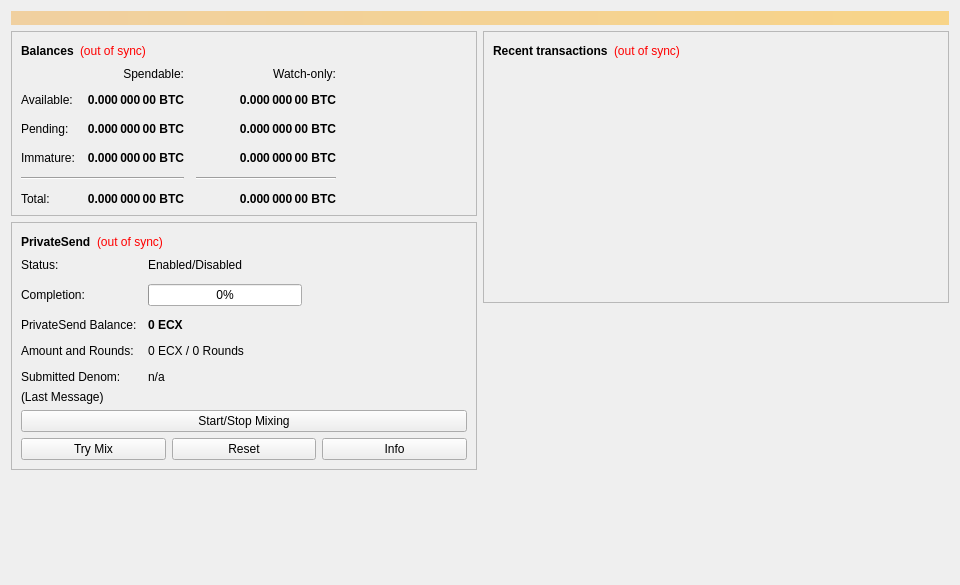
<?xml version="1.0" encoding="UTF-8"?>
<ui version="4.0">
 <class>OverviewPage</class>
 <widget class="QWidget" name="OverviewPage">
  <property name="geometry">
   <rect>
    <x>0</x>
    <y>0</y>
    <width>960</width>
    <height>585</height>
   </rect>
  </property>
  <property name="minimumSize">
   <size>
    <width>960</width>
    <height>0</height>
   </size>
  </property>
  <property name="windowTitle">
   <string>Form</string>
  </property>
  <layout class="QVBoxLayout" name="topLayout">
   <item>
    <widget class="QLabel" name="labelAlerts">
     <property name="visible">
      <bool>false</bool>
     </property>
     <property name="styleSheet">
      <string notr="true">QLabel { background-color: qlineargradient(x1: 0, y1: 0, x2: 1, y2: 0, stop:0 #F0D0A0, stop:1 #F8D488); color:#000000; }</string>
     </property>
     <property name="wordWrap">
      <bool>true</bool>
     </property>
     <property name="margin">
      <number>3</number>
     </property>
     <property name="textInteractionFlags">
      <set>Qt::TextSelectableByMouse</set>
     </property>
    </widget>
   </item>
   <item>
    <layout class="QHBoxLayout" name="horizontalLayout" stretch="1,1">
     <item>
      <layout class="QVBoxLayout" name="verticalLayout_2">
       <item>
        <widget class="QFrame" name="frame">
         <property name="frameShape">
          <enum>QFrame::StyledPanel</enum>
         </property>
         <property name="frameShadow">
          <enum>QFrame::Raised</enum>
         </property>
         <layout class="QVBoxLayout" name="verticalLayout_4">
          <item>
           <layout class="QHBoxLayout" name="horizontalLayout_4">
            <item>
             <widget class="QLabel" name="label_5">
              <property name="font">
               <font>
                <weight>75</weight>
                <bold>true</bold>
               </font>
              </property>
              <property name="text">
               <string>Balances</string>
              </property>
             </widget>
            </item>
            <item>
             <widget class="QLabel" name="labelWalletStatus">
              <property name="toolTip">
               <string>The displayed information may be out of date. Your wallet automatically synchronizes with the Eclipsim network after a connection is established, but this process has not completed yet.</string>
              </property>
              <property name="styleSheet">
               <string notr="true">QLabel { color: red; }</string>
              </property>
              <property name="text">
               <string notr="true">(out of sync)</string>
              </property>
              <property name="alignment">
               <set>Qt::AlignLeading|Qt::AlignLeft|Qt::AlignVCenter</set>
              </property>
             </widget>
            </item>
            <item>
             <spacer name="horizontalSpacer_3">
              <property name="orientation">
               <enum>Qt::Horizontal</enum>
              </property>
              <property name="sizeHint" stdset="0">
               <size>
                <width>40</width>
                <height>20</height>
               </size>
              </property>
             </spacer>
            </item>
           </layout>
          </item>
          <item>
           <layout class="QGridLayout" name="gridLayout">
            <property name="spacing">
             <number>12</number>
            </property>
            <item row="2" column="2">
             <widget class="QLabel" name="labelWatchPending">
              <property name="font">
               <font>
                <weight>75</weight>
                <bold>true</bold>
               </font>
              </property>
              <property name="cursor">
               <cursorShape>IBeamCursor</cursorShape>
              </property>
              <property name="toolTip">
               <string>Unconfirmed transactions to watch-only addresses</string>
              </property>
              <property name="text">
               <string notr="true">0.000 000 00 BTC</string>
              </property>
              <property name="alignment">
               <set>Qt::AlignRight|Qt::AlignTrailing|Qt::AlignVCenter</set>
              </property>
              <property name="textInteractionFlags">
               <set>Qt::LinksAccessibleByMouse|Qt::TextSelectableByKeyboard|Qt::TextSelectableByMouse</set>
              </property>
             </widget>
            </item>
            <item row="2" column="1">
             <widget class="QLabel" name="labelUnconfirmed">
              <property name="font">
               <font>
                <weight>75</weight>
                <bold>true</bold>
               </font>
              </property>
              <property name="cursor">
               <cursorShape>IBeamCursor</cursorShape>
              </property>
              <property name="toolTip">
               <string>Total of transactions that have yet to be confirmed, and do not yet count toward the spendable balance</string>
              </property>
              <property name="text">
               <string notr="true">0.000 000 00 BTC</string>
              </property>
              <property name="alignment">
               <set>Qt::AlignRight|Qt::AlignTrailing|Qt::AlignVCenter</set>
              </property>
              <property name="textInteractionFlags">
               <set>Qt::LinksAccessibleByMouse|Qt::TextSelectableByKeyboard|Qt::TextSelectableByMouse</set>
              </property>
             </widget>
            </item>
            <item row="3" column="2">
             <widget class="QLabel" name="labelWatchImmature">
              <property name="font">
               <font>
                <weight>75</weight>
                <bold>true</bold>
               </font>
              </property>
              <property name="cursor">
               <cursorShape>IBeamCursor</cursorShape>
              </property>
              <property name="toolTip">
               <string>Mined balance in watch-only addresses that has not yet matured</string>
              </property>
              <property name="text">
               <string notr="true">0.000 000 00 BTC</string>
              </property>
              <property name="alignment">
               <set>Qt::AlignRight|Qt::AlignTrailing|Qt::AlignVCenter</set>
              </property>
              <property name="textInteractionFlags">
               <set>Qt::LinksAccessibleByMouse|Qt::TextSelectableByKeyboard|Qt::TextSelectableByMouse</set>
              </property>
             </widget>
            </item>
            <item row="4" column="0" colspan="2">
             <widget class="Line" name="lineSpendableBalance">
              <property name="orientation">
               <enum>Qt::Horizontal</enum>
              </property>
             </widget>
            </item>
            <item row="4" column="2">
             <widget class="Line" name="lineWatchBalance">
              <property name="sizePolicy">
               <sizepolicy hsizetype="Preferred" vsizetype="Fixed">
                <horstretch>0</horstretch>
                <verstretch>0</verstretch>
               </sizepolicy>
              </property>
              <property name="minimumSize">
               <size>
                <width>140</width>
                <height>0</height>
               </size>
              </property>
              <property name="orientation">
               <enum>Qt::Horizontal</enum>
              </property>
             </widget>
            </item>
            <item row="5" column="0">
             <widget class="QLabel" name="labelTotalText">
              <property name="text">
               <string>Total:</string>
              </property>
             </widget>
            </item>
            <item row="3" column="1">
             <widget class="QLabel" name="labelImmature">
              <property name="font">
               <font>
                <weight>75</weight>
                <bold>true</bold>
               </font>
              </property>
              <property name="cursor">
               <cursorShape>IBeamCursor</cursorShape>
              </property>
              <property name="toolTip">
               <string>Mined balance that has not yet matured</string>
              </property>
              <property name="text">
               <string notr="true">0.000 000 00 BTC</string>
              </property>
              <property name="alignment">
               <set>Qt::AlignRight|Qt::AlignTrailing|Qt::AlignVCenter</set>
              </property>
              <property name="textInteractionFlags">
               <set>Qt::LinksAccessibleByMouse|Qt::TextSelectableByKeyboard|Qt::TextSelectableByMouse</set>
              </property>
             </widget>
            </item>
            <item row="2" column="3">
             <spacer name="horizontalSpacer_2">
              <property name="orientation">
               <enum>Qt::Horizontal</enum>
              </property>
              <property name="sizeHint" stdset="0">
               <size>
                <width>40</width>
                <height>20</height>
               </size>
              </property>
             </spacer>
            </item>
            <item row="3" column="0">
             <widget class="QLabel" name="labelImmatureText">
              <property name="text">
               <string>Immature:</string>
              </property>
             </widget>
            </item>
            <item row="5" column="1">
             <widget class="QLabel" name="labelTotal">
              <property name="font">
               <font>
                <weight>75</weight>
                <bold>true</bold>
               </font>
              </property>
              <property name="cursor">
               <cursorShape>IBeamCursor</cursorShape>
              </property>
              <property name="toolTip">
               <string>Your current total balance</string>
              </property>
              <property name="text">
               <string notr="true">0.000 000 00 BTC</string>
              </property>
              <property name="alignment">
               <set>Qt::AlignRight|Qt::AlignTrailing|Qt::AlignVCenter</set>
              </property>
              <property name="textInteractionFlags">
               <set>Qt::LinksAccessibleByMouse|Qt::TextSelectableByKeyboard|Qt::TextSelectableByMouse</set>
              </property>
             </widget>
            </item>
            <item row="5" column="2">
             <widget class="QLabel" name="labelWatchTotal">
              <property name="font">
               <font>
                <weight>75</weight>
                <bold>true</bold>
               </font>
              </property>
              <property name="cursor">
               <cursorShape>IBeamCursor</cursorShape>
              </property>
              <property name="toolTip">
               <string>Current total balance in watch-only addresses</string>
              </property>
              <property name="text">
               <string notr="true">0.000 000 00 BTC</string>
              </property>
              <property name="alignment">
               <set>Qt::AlignRight|Qt::AlignTrailing|Qt::AlignVCenter</set>
              </property>
              <property name="textInteractionFlags">
               <set>Qt::LinksAccessibleByMouse|Qt::TextSelectableByKeyboard|Qt::TextSelectableByMouse</set>
              </property>
             </widget>
            </item>
            <item row="0" column="2">
             <widget class="QLabel" name="labelWatchonly">
              <property name="text">
               <string>Watch-only:</string>
              </property>
              <property name="alignment">
               <set>Qt::AlignRight|Qt::AlignTrailing|Qt::AlignVCenter</set>
              </property>
             </widget>
            </item>
            <item row="1" column="0">
             <widget class="QLabel" name="labelBalanceText">
              <property name="text">
               <string>Available:</string>
              </property>
             </widget>
            </item>
            <item row="1" column="1">
             <widget class="QLabel" name="labelBalance">
              <property name="font">
               <font>
                <weight>75</weight>
                <bold>true</bold>
               </font>
              </property>
              <property name="cursor">
               <cursorShape>IBeamCursor</cursorShape>
              </property>
              <property name="toolTip">
               <string>Your current spendable balance</string>
              </property>
              <property name="text">
               <string notr="true">0.000 000 00 BTC</string>
              </property>
              <property name="alignment">
               <set>Qt::AlignRight|Qt::AlignTrailing|Qt::AlignVCenter</set>
              </property>
              <property name="textInteractionFlags">
               <set>Qt::LinksAccessibleByMouse|Qt::TextSelectableByKeyboard|Qt::TextSelectableByMouse</set>
              </property>
             </widget>
            </item>
            <item row="1" column="2">
             <widget class="QLabel" name="labelWatchAvailable">
              <property name="font">
               <font>
                <weight>75</weight>
                <bold>true</bold>
               </font>
              </property>
              <property name="cursor">
               <cursorShape>IBeamCursor</cursorShape>
              </property>
              <property name="toolTip">
               <string>Your current balance in watch-only addresses</string>
              </property>
              <property name="text">
               <string notr="true">0.000 000 00 BTC</string>
              </property>
              <property name="alignment">
               <set>Qt::AlignRight|Qt::AlignTrailing|Qt::AlignVCenter</set>
              </property>
              <property name="textInteractionFlags">
               <set>Qt::LinksAccessibleByMouse|Qt::TextSelectableByKeyboard|Qt::TextSelectableByMouse</set>
              </property>
             </widget>
            </item>
            <item row="2" column="0">
             <widget class="QLabel" name="labelPendingText">
              <property name="text">
               <string>Pending:</string>
              </property>
             </widget>
            </item>
            <item row="0" column="1">
             <widget class="QLabel" name="labelSpendable">
              <property name="text">
               <string>Spendable:</string>
              </property>
              <property name="alignment">
               <set>Qt::AlignRight|Qt::AlignTrailing|Qt::AlignVCenter</set>
              </property>
             </widget>
            </item>
           </layout>
          </item>
         </layout>
        </widget>
       </item>
       <item>
        <widget class="QFrame" name="framePrivateSend">
         <property name="layoutDirection">
          <enum>Qt::LeftToRight</enum>
         </property>
         <property name="frameShape">
          <enum>QFrame::StyledPanel</enum>
         </property>
         <property name="frameShadow">
          <enum>QFrame::Raised</enum>
         </property>
         <layout class="QVBoxLayout" name="VerticalLayout_PS1">
          <item>
           <layout class="QHBoxLayout" name="horizontalLayout_5">
            <item>
             <widget class="QLabel" name="labelPrivateSendHeader">
              <property name="font">
               <font>
                <weight>75</weight>
                <bold>true</bold>
               </font>
              </property>
              <property name="text">
               <string>PrivateSend</string>
              </property>
             </widget>
            </item>
            <item>
             <widget class="QLabel" name="labelPrivateSendSyncStatus">
              <property name="toolTip">
               <string>The displayed information may be out of date. Your wallet automatically synchronizes with the Eclipsim network after a connection is established, but this process has not completed yet.</string>
              </property>
              <property name="styleSheet">
               <string notr="true">QLabel { color: red; }</string>
              </property>
              <property name="text">
               <string notr="true">(out of sync)</string>
              </property>
              <property name="alignment">
               <set>Qt::AlignLeading|Qt::AlignLeft|Qt::AlignVCenter</set>
              </property>
             </widget>
            </item>
            <item>
             <spacer name="horizontalSpacer_4">
              <property name="orientation">
               <enum>Qt::Horizontal</enum>
              </property>
              <property name="sizeHint" stdset="0">
               <size>
                <width>40</width>
                <height>20</height>
               </size>
              </property>
             </spacer>
            </item>
           </layout>
          </item>
          <item>
           <layout class="QFormLayout" name="privateSendFormLayout">
            <property name="fieldGrowthPolicy">
             <enum>QFormLayout::AllNonFixedFieldsGrow</enum>
            </property>
            <property name="horizontalSpacing">
             <number>11</number>
            </property>
            <property name="verticalSpacing">
             <number>12</number>
            </property>
            <item row="0" column="0">
             <widget class="QLabel" name="labelPrivateSendEnabledText">
              <property name="text">
               <string>Status:</string>
              </property>
             </widget>
            </item>
            <item row="0" column="1">
             <widget class="QLabel" name="labelPrivateSendEnabled">
              <property name="text">
               <string>Enabled/Disabled</string>
              </property>
             </widget>
            </item>
            <item row="1" column="0">
             <widget class="QLabel" name="labelCompletitionText">
              <property name="text">
               <string>Completion:</string>
              </property>
             </widget>
            </item>
            <item row="1" column="1">
             <widget class="QProgressBar" name="privateSendProgress">
              <property name="maximumSize">
               <size>
                <width>154</width>
                <height>16777215</height>
               </size>
              </property>
              <property name="value">
               <number>0</number>
              </property>
             </widget>
            </item>
            <item row="2" column="0">
             <widget class="QLabel" name="labelAnonymizedText">
              <property name="text">
               <string>PrivateSend Balance:</string>
              </property>
             </widget>
            </item>
            <item row="2" column="1">
             <widget class="QLabel" name="labelAnonymized">
              <property name="font">
               <font>
                <weight>75</weight>
                <bold>true</bold>
               </font>
              </property>
              <property name="text">
               <string notr="true">0 ECX</string>
              </property>
             </widget>
            </item>
            <item row="3" column="0">
             <widget class="QLabel" name="labelAmountAndRoundsText">
              <property name="text">
               <string>Amount and Rounds:</string>
              </property>
             </widget>
            </item>
            <item row="3" column="1">
             <widget class="QLabel" name="labelAmountRounds">
              <property name="text">
               <string>0 ECX / 0 Rounds</string>
              </property>
             </widget>
            </item>
            <item row="4" column="0">
             <widget class="QLabel" name="labelSubmittedDenomText">
              <property name="text">
               <string>Submitted Denom:</string>
              </property>
             </widget>
            </item>
            <item row="4" column="1">
             <widget class="QLabel" name="labelSubmittedDenom">
              <property name="toolTip">
               <string>The denominations you submitted to the Masternode.&lt;br&gt;To mix, other users must submit the exact same denominations.</string>
              </property>
              <property name="text">
               <string>n/a</string>
              </property>
             </widget>
            </item>
           </layout>
          </item>
          <item>
           <layout class="QVBoxLayout" name="VerticalLayout_PS">
            <item>
             <widget class="QLabel" name="labelPrivateSendLastMessage">
              <property name="text">
               <string>(Last Message)</string>
              </property>
              <property name="alignment">
               <set>Qt::AlignLeading|Qt::AlignLeft|Qt::AlignTop</set>
              </property>
              <property name="wordWrap">
               <bool>true</bool>
              </property>
             </widget>
            </item>
            <item>
             <widget class="QPushButton" name="togglePrivateSend">
              <property name="sizePolicy">
               <sizepolicy hsizetype="MinimumExpanding" vsizetype="Fixed">
                <horstretch>0</horstretch>
                <verstretch>0</verstretch>
               </sizepolicy>
              </property>
              <property name="text">
               <string>Start/Stop Mixing</string>
              </property>
             </widget>
            </item>
            <item>
             <layout class="QHBoxLayout" name="horizontalLayout_debugbuttons">
              <item>
               <widget class="QPushButton" name="privateSendAuto">
                <property name="sizePolicy">
                 <sizepolicy hsizetype="MinimumExpanding" vsizetype="Fixed">
                  <horstretch>0</horstretch>
                  <verstretch>0</verstretch>
                 </sizepolicy>
                </property>
                <property name="toolTip">
                 <string>Try to manually submit a PrivateSend request.</string>
                </property>
                <property name="text">
                 <string>Try Mix</string>
                </property>
               </widget>
              </item>
              <item>
               <widget class="QPushButton" name="privateSendReset">
                <property name="sizePolicy">
                 <sizepolicy hsizetype="MinimumExpanding" vsizetype="Fixed">
                  <horstretch>0</horstretch>
                  <verstretch>0</verstretch>
                 </sizepolicy>
                </property>
                <property name="toolTip">
                 <string>Reset the current status of PrivateSend (can interrupt PrivateSend if it's in the process of Mixing, which can cost you money!)</string>
                </property>
                <property name="autoFillBackground">
                 <bool>false</bool>
                </property>
                <property name="text">
                 <string>Reset</string>
                </property>
               </widget>
              </item>
              <item>
               <widget class="QPushButton" name="privateSendInfo">
                <property name="sizePolicy">
                 <sizepolicy hsizetype="MinimumExpanding" vsizetype="Fixed">
                  <horstretch>0</horstretch>
                  <verstretch>0</verstretch>
                 </sizepolicy>
                </property>
                <property name="toolTip">
                 <string>Information about PrivateSend and Mixing</string>
                </property>
                <property name="text">
                 <string>Info</string>
                </property>
               </widget>
              </item>
             </layout>
            </item>
           </layout>
          </item>
         </layout>
        </widget>
       </item>
       <item>
        <spacer name="verticalSpacer">
         <property name="orientation">
          <enum>Qt::Vertical</enum>
         </property>
         <property name="sizeHint" stdset="0">
          <size>
           <width>20</width>
           <height>40</height>
          </size>
         </property>
        </spacer>
       </item>
      </layout>
     </item>
     <item>
      <layout class="QVBoxLayout" name="verticalLayout_3">
       <item>
        <widget class="QFrame" name="frame_2">
         <property name="frameShape">
          <enum>QFrame::StyledPanel</enum>
         </property>
         <property name="frameShadow">
          <enum>QFrame::Raised</enum>
         </property>
         <layout class="QVBoxLayout" name="verticalLayout">
          <item>
           <layout class="QHBoxLayout" name="horizontalLayout_2">
            <item>
             <widget class="QLabel" name="label_4">
              <property name="font">
               <font>
                <weight>75</weight>
                <bold>true</bold>
               </font>
              </property>
              <property name="text">
               <string>Recent transactions</string>
              </property>
             </widget>
            </item>
            <item>
             <widget class="QLabel" name="labelTransactionsStatus">
              <property name="toolTip">
               <string>The displayed information may be out of date. Your wallet automatically synchronizes with the Eclipsim network after a connection is established, but this process has not completed yet.</string>
              </property>
              <property name="styleSheet">
               <string notr="true">QLabel { color: red; }</string>
              </property>
              <property name="text">
               <string notr="true">(out of sync)</string>
              </property>
              <property name="alignment">
               <set>Qt::AlignLeading|Qt::AlignLeft|Qt::AlignVCenter</set>
              </property>
             </widget>
            </item>
            <item>
             <spacer name="horizontalSpacer">
              <property name="orientation">
               <enum>Qt::Horizontal</enum>
              </property>
              <property name="sizeHint" stdset="0">
               <size>
                <width>40</width>
                <height>20</height>
               </size>
              </property>
             </spacer>
            </item>
           </layout>
          </item>
          <item>
           <widget class="QListView" name="listTransactions">
            <property name="styleSheet">
             <string notr="true">QListView { background: transparent; }</string>
            </property>
            <property name="frameShape">
             <enum>QFrame::NoFrame</enum>
            </property>
            <property name="verticalScrollBarPolicy">
             <enum>Qt::ScrollBarAlwaysOff</enum>
            </property>
            <property name="horizontalScrollBarPolicy">
             <enum>Qt::ScrollBarAlwaysOff</enum>
            </property>
            <property name="selectionMode">
             <enum>QAbstractItemView::NoSelection</enum>
            </property>
           </widget>
          </item>
         </layout>
        </widget>
       </item>
       <item>
        <spacer name="verticalSpacer_2">
         <property name="orientation">
          <enum>Qt::Vertical</enum>
         </property>
         <property name="sizeHint" stdset="0">
          <size>
           <width>20</width>
           <height>40</height>
          </size>
         </property>
        </spacer>
       </item>
      </layout>
     </item>
    </layout>
   </item>
  </layout>
 </widget>
 <resources/>
 <connections/>
</ui>
